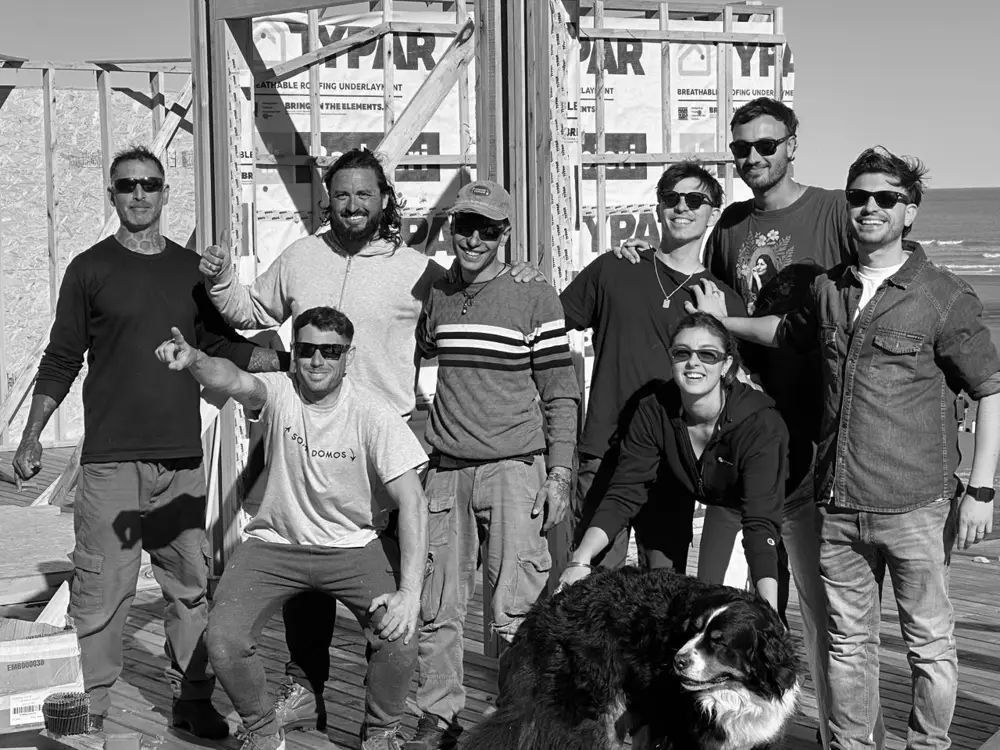
#> input picture img/ejecucion-bg.webp, 1000 x 750 px
$ python pegar.py ../../../img/ejecucion-bg.webp ../../../img/hero-foto.webp
#> lines starting #> are read from the running program, lines starting #| are printed output that depends on the picture
import sys, numpy as np
from PIL import Image, ImageFilter
from scipy import ndimage
def pegar(bg_path, out_path, sheet_path='/home/claude/out/hoja_A4_logo_verde.png', seed=0, glass=False, lsig=80, lamt=0.5, shadow=1.0):
#> called with bg_path = '../../../img/ejecucion-bg.webp', out_path = '../../../img/hero-foto.webp', sheet_path = '/home/claude/out/hoja_A4_logo_verde.png', seed = 0, glass = False, lsig = 80, lamt = 0.5, shadow = 1
    OW,OH=1080,1350
    bg=Image.open(bg_path).convert('RGB')
#> bg is the input picture: PIL image 1000x750 RGB; mean R, G, B 118.3, 118.3, 118.3
    # crop to 4:5 then resize
    w,h=bg.size; t=4/5
#> after `w, h = bg.size`: w = 1000; h = 750
    if w/h>t: nw=int(h*t); bg=bg.crop(((w-nw)//2,0,(w-nw)//2+nw,h))
#> after `nw = int(h * t)`: nw = 600
#> after `bg = bg.crop(((w - nw) // 2, 0, (w - nw) // 2 + nw, h))`:
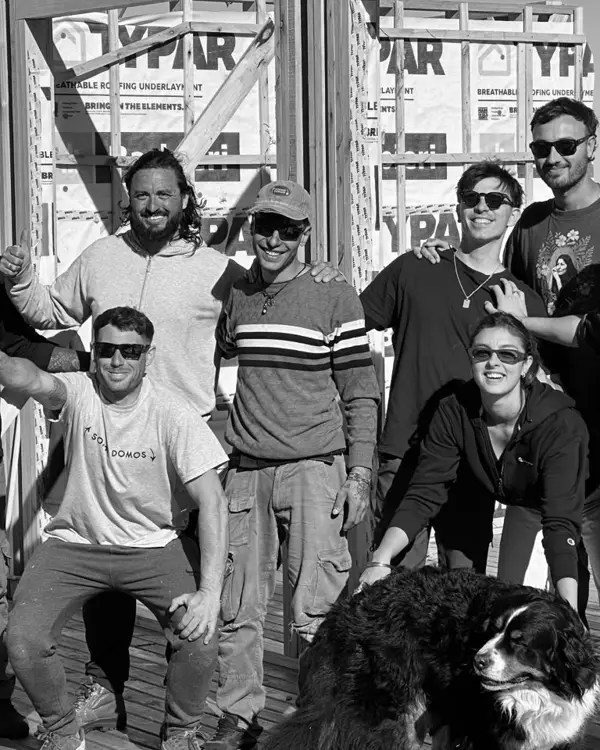
#> bg: PIL image 600x750 RGB; mean R, G, B 113.9, 113.9, 113.9
    else: nh=int(w/t); bg=bg.crop((0,(h-nh)//2,w,(h-nh)//2+nh))
    bg=bg.resize((OW,OH),Image.LANCZOS); B=np.array(bg).astype(float)
    W=int(OW*0.54); H=int(W*1.4142); x0=(OW-W)//2; y0=(OH-H)//2-10
#> (the run stopped early here; a loop or call above may not have finished)
